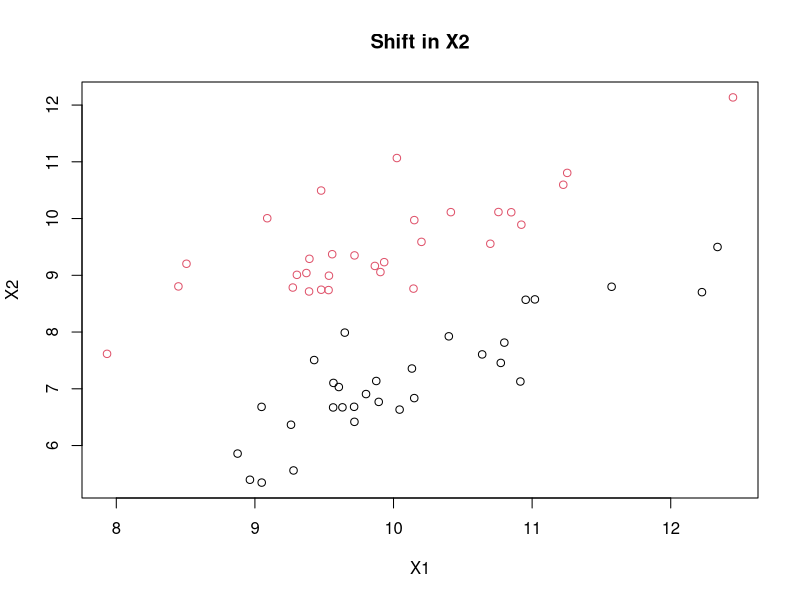
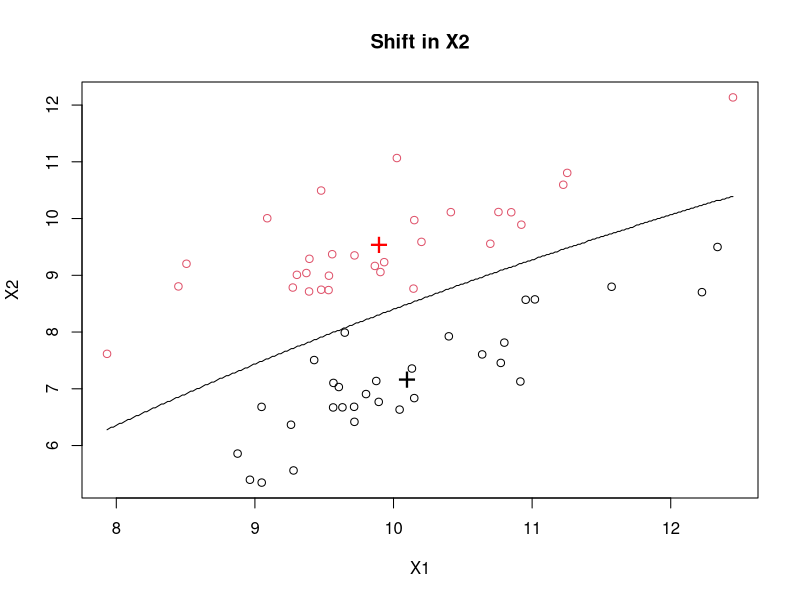

Here is the R script that generated these plots, in order:

library(MASS)
library(mvtnorm)
set.seed(1234)
dataYes<-mvrnorm(30,c(10,10),matrix(c(1,.8,.8,1),2,2,byrow=T))
dataNo<- mvrnorm(30,c(10,7),matrix(c(1,.8,.8,1),2,2,byrow=T))
full<-rbind(dataYes,dataNo)
full<-data.frame(full)
full$Response<-rep(c("Yes","No"),each=30)
full$Response<-factor(full$Response)
names(full)[1:2]<-c("X1","X2")
plot(full[, 1:2], col = full$Response, main="Shift in X2")

# construct the LDA model
mylda <- lda(Response ~ X1*X2 + X2*X1, data = full)

# draw discrimination line
np <- 300
 nd.x <- seq(from = min(full$X1), to = max(full$X1), length.out = np)
nd.y <- seq(from = min(full$X2), to = max(full$X2), length.out = np)
nd <- expand.grid(X1 = nd.x, X2 = nd.y)

prd <- as.numeric(predict(mylda, newdata = nd)$class)

plot(full[, 1:2], col = full$Response, main="Shift in X2")
points(mylda$means, pch = "+", cex = 2, col = c("black", "red"))
contour(x = nd.x, y = nd.y, z = matrix(prd, nrow = np, ncol = np), 
        levels = c(1, 2), add = TRUE, drawlabels = FALSE)
